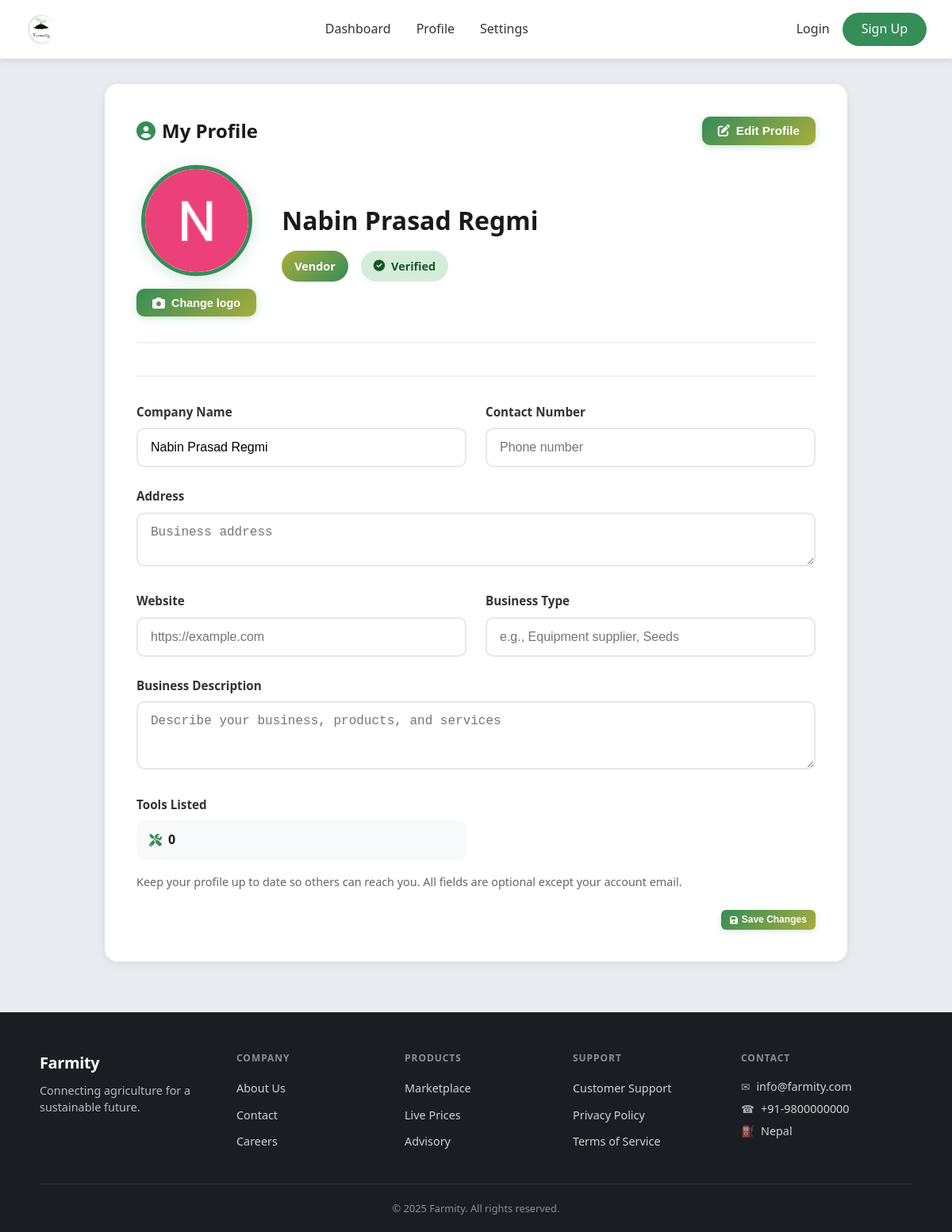
Before: /profile/ (signed in) with the older database file.
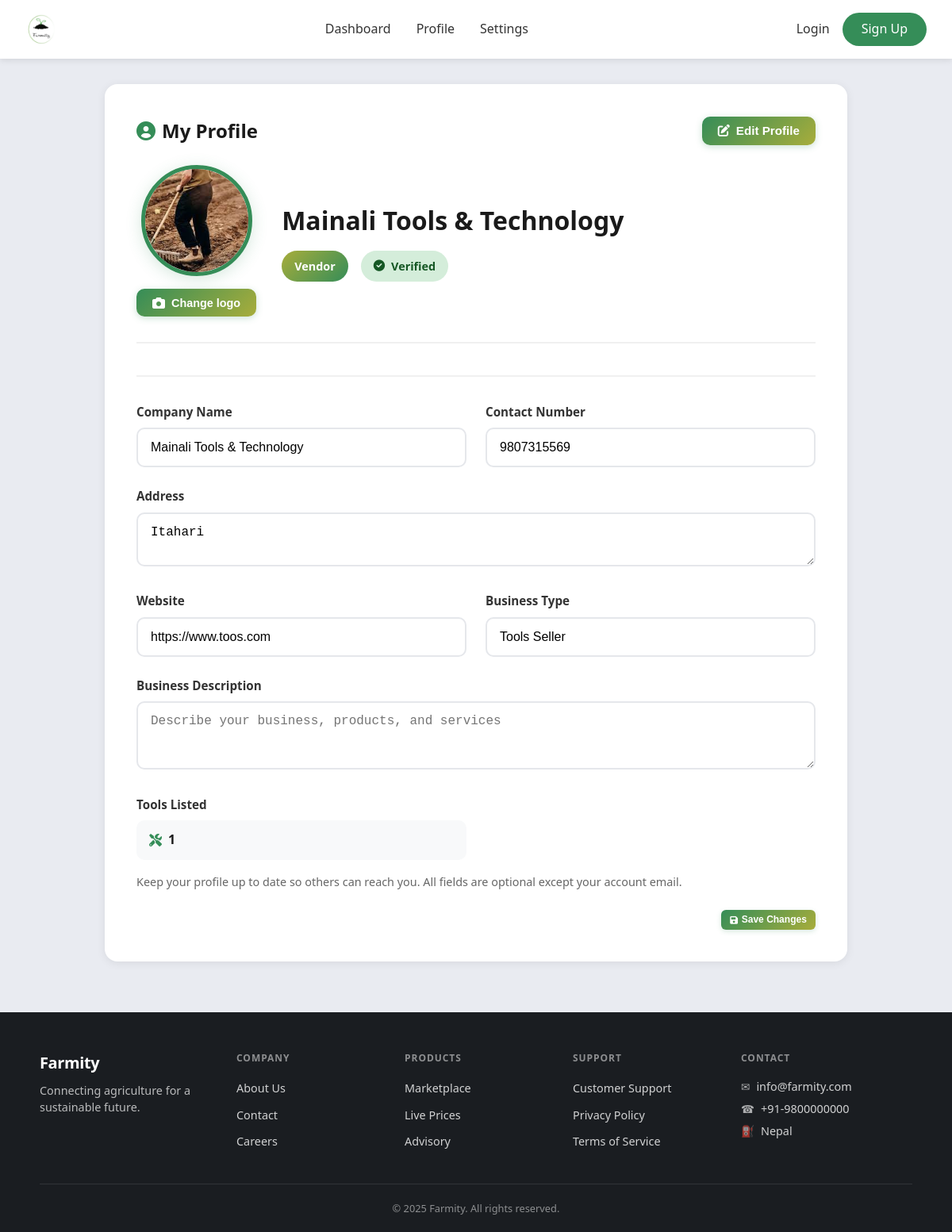
After: the same page with the newer database file.
### accounts/models.py (models this page shows, shortened)
class VendorProfile(models.Model):
    user = models.OneToOneField(User, on_delete=models.CASCADE, related_name='vendor_profile')
    company_name = models.CharField(max_length=255, blank=True, null=True)
    logo = models.ImageField(upload_to='vendor_logos/', blank=True, null=True)
    address = models.TextField(blank=True, null=True)
    contact = models.CharField(max_length=20, blank=True, null=True)
    website = models.URLField(max_length=255, blank=True, null=True)
    business_type = models.CharField(max_length=100, blank=True, null=True, help_text="e.g., Equipment supplier, Seeds & fertilizers")
    description = models.TextField(blank=True, null=True, help_text="Business description")
    previous_released_amount = models.DecimalField(
        max_digits=12, decimal_places=2, default=0, blank=True,
        help_text="Earnings already released by admin before system tracking (e.g. 300)"
    )

class User(AbstractBaseUser, PermissionsMixin):
    ROLE_CHOICES = (
        ('admin', 'Admin'),
        ('buyer', 'Buyer'),
        ('farmer', 'Farmer'),
        ('agricultural_expert', 'Agricultural Expert'),
        ('vendor', 'Vendor'),
    )
    email = models.EmailField(unique=True)
    phone = models.CharField(max_length=10, unique=True, blank=True, null=True)
    role = models.CharField(max_length=20, choices=ROLE_CHOICES, default='buyer')
    is_active = models.BooleanField(default=True)
    email_verified = models.BooleanField(default=False)
    is_verified = models.BooleanField(default=False)
    is_staff = models.BooleanField(default=False)
    date_joined = models.DateTimeField(auto_now_add=True)
    objects = UserManager()
    USERNAME_FIELD = 'email'
    REQUIRED_FIELDS = []

### accounts/views.py (the view, shortened to what this page needs)
# urls.py: path('profile/', profile_page, name='profile'),
@login_required
def profile_page(request):
    user = request.user
    context = {}
    _ensure_role_profile(user)
    if user.role == 'farmer':
        profile, _ = FarmerProfile.objects.get_or_create(user=user)
        if request.method == 'POST':
            if 'update_photo' in request.POST:
                photo_file = request.FILES.get('photo')
                if photo_file:
                    profile.photo = photo_file
                    profile.save()
                    messages.success(request, 'Profile picture updated successfully!')
                else:
                    messages.error(request, 'Please select an image file.')
                return redirect('profile')
            elif 'update_profile' in request.POST:
                profile.name = request.POST.get('name', profile.name)
                profile.location = request.POST.get('location', profile.location)
                profile.contact = request.POST.get('contact', profile.contact)
                profile.farm_size = request.POST.get('farm_size', profile.farm_size)
                profile.crop_types = request.POST.get('crop_types', profile.crop_types)
                profile.livestock_details = request.POST.get('livestock_details', profile.livestock_details)
                profile.save()
                messages.success(request, 'Profile updated successfully!')
                return redirect('profile')
        context['profile'] = profile
    elif user.role == 'vendor':
        profile, _ = VendorProfile.objects.get_or_create(user=user)
        from .models import VendorTool
        context['profile'] = profile
        context['tools_count'] = VendorTool.objects.filter(vendor=profile).count()
    context['role_display'] = (user.role or '').replace('_', ' ').title()
    return render(request, 'profile_details.html', context)

### templates/profile_details.html (shortened to what this page needs)
<!DOCTYPE html>
<html lang="en">
<head>
    <link rel="stylesheet" href="/static/css/style.css">
    <link href="https://cdnjs.cloudflare.com/ajax/libs/font-awesome/6.0.0/css/all.min.css" rel="stylesheet">
</head>
<body>
    <header class="main-header">
        <div class="header-container">
            <div class="logo">
                <a href="/" style="display: flex; align-items: center; gap: 0.5rem; text-decoration: none; color: inherit;">
                    <img src="/static/images/Farmity%20logo.png" alt="Farmity Logo" class="logo-img" onerror="this.style.display='none'; this.nextElementSibling.style.display='flex';">
                </a>
            </div>
            <nav class="main-nav">
                {% if request.user.role == 'farmer' %}
                <a href="{% url 'farmer_dashboard' %}">Dashboard</a>
                {% elif request.user.role == 'buyer' %}
                <a href="{% url 'user_dashboard' %}">Dashboard</a>
                {% elif request.user.role == 'vendor' %}
                <a href="{% url 'vendor_dashboard' %}">Dashboard</a>
                {% elif request.user.role == 'agricultural_expert' %}
                <a href="{% url 'expert_dashboard' %}">Dashboard</a>
                {% elif request.user.role == 'admin' and request.user.is_staff %}
                <a href="{% url 'admin_dashboard' %}">Admin</a>
                {% else %}
                <a href="{% url 'dashboard' %}">Dashboard</a>
                {% endif %}
                <a href="{% url 'profile' %}">Profile</a>
                <a href="{% url 'settings' %}">Settings</a>
            </nav>
            <div class="header-actions" id="headerActions">
                <div id="authButtons" class="auth-buttons"></div>
            </div>
        </div>
    </header>
    <main class="main-content">
        <div class="profile-card">
            <div class="section-title">
                <span><i class="fas fa-user-circle" style="color: var(--sea-green); margin-right: 0.5rem;"></i>My Profile</span>
                <button type="button" id="profileEditBtn" class="btn-edit-profile" onclick="toggleProfileEdit()">
                    <i class="fas fa-edit"></i> Edit Profile
                </button>
            </div>
            <div class="profile-header">
                <div class="profile-img-area">
                    {% if request.user.role == 'vendor' %}
                        {% if profile.logo %}
                            <img src="{{ profile.logo.url }}" alt="Profile" class="profile-img-large">
                        {% else %}
                            <div class="profile-img-large" style="display:flex;align-items:center;justify-content:center;background:linear-gradient(135deg, var(--sea-green) 0%, var(--sushi) 100%);font-size:3.5rem;color:white;">
                                <i class="fas fa-building"></i>
                            </div>
                        {% endif %}
                    {% endif %}
                    <form id="photoForm" method="POST" action="{% url 'profile' %}" enctype="multipart/form-data" class="change-photo-form">
                        <button type="button" class="btn-change-photo" onclick="document.getElementById('photoInput').click()">
                            <i class="fas fa-camera"></i> {% if request.user.role == 'vendor' %}Change logo{% else %}Change profile picture{% endif %}
                        </button>
                    </form>
                </div>
                <div class="profile-header-info">
                    <h2>
                        {% if request.user.role == 'vendor' %}
                            {{ profile.company_name|default:request.user.email }}
                        {% else %}
                            {{ profile.name|default:request.user.email }}
                        {% endif %}
                    </h2>
                    <div class="profile-badges">
                        <span class="role-badge">{{ role_display|default:request.user.role|title }}</span>
                        {% if request.user.is_verified %}
                            <span class="verified-badge">
                                <i class="fas fa-check-circle"></i> Verified
                            </span>
                        {% else %}
                            <span class="unverified-badge">
                                <i class="fas fa-exclamation-circle"></i> Unverified
                            </span>
                        {% endif %}
                    </div>
                </div>
            </div>
            <form method="POST" action="{% url 'profile' %}" enctype="multipart/form-data" class="profile-form-section" id="profileForm" style="">
                <div class="profile-form-grid">
                    {% if request.user.role == 'farmer' %}
                    <div class="edit-card form-group">
                        <span class="profile-info-label">Email Address</span>
                        <div class="read-only-field"><i class="fas fa-envelope" style="color: var(--sea-green);"></i> {{ request.user.email }}</div>
                    </div>
                    <div class="edit-card form-group">
                        <span class="profile-info-label">Name</span>
                        <input type="text" name="name" class="form-control" value="{{ profile.name|default:'' }}" placeholder="Full name">
                    </div>
                    <div class="edit-card form-group">
                        <span class="profile-info-label">Contact</span>
                        <input type="text" name="contact" class="form-control" value="{{ profile.contact|default:'' }}" placeholder="Phone number">
                    </div>
                    <div class="edit-card form-group">
                        <span class="profile-info-label">Location</span>
                        <input type="text" name="location" class="form-control" value="{{ profile.location|default:'' }}" placeholder="Farm location">
                    </div>
                    <div class="edit-card form-group">
                        <span class="profile-info-label">Farm Size</span>
                        <input type="text" name="farm_size" class="form-control" value="{{ profile.farm_size|default:'' }}" placeholder="e.g., 5 acres">
                    </div>
                    <div class="edit-card form-group">
                        <span class="profile-info-label">Member Since</span>
                        <div class="read-only-field"><i class="fas fa-calendar" style="color: var(--sea-green);"></i> {{ request.user.date_joined|date:"M d, Y" }}</div>
                    </div>
                    <div class="edit-card form-group form-group-full">
                        <span class="profile-info-label">Main Crops (comma separated)</span>
                        <input type="text" name="crop_types" class="form-control" value="{{ profile.crop_types|default:'' }}" placeholder="e.g., Wheat, Rice, Corn">
                    </div>
                    <div class="edit-card form-group form-group-full">
                        <span class="profile-info-label">Livestock Details</span>
                        <input type="text" name="livestock_details" class="form-control" value="{{ profile.livestock_details|default:'' }}" placeholder="e.g., 10 cows, 20 chickens">
                    </div>
                    {% elif request.user.role == 'vendor' %}
                    <div class="form-group">
                        <label>Company Name</label>
                        <input type="text" name="company_name" class="form-control" value="{{ profile.company_name|default:'' }}" placeholder="Company or business name">
                    </div>
                    <div class="form-group">
                        <label>Contact Number</label>
                        <input type="text" name="contact" class="form-control" value="{{ profile.contact|default:'' }}" placeholder="Phone number">
                    </div>
                    <div class="form-group form-group-full">
                        <label>Address</label>
                        <textarea name="address" class="form-control" rows="2" placeholder="Business address">{{ profile.address|default:'' }}</textarea>
                    </div>
                    <div class="form-group">
                        <label>Website</label>
                        <input type="url" name="website" class="form-control" value="{{ profile.website|default:'' }}" placeholder="https://example.com">
                    </div>
                    <div class="form-group">
                        <label>Business Type</label>
                        <input type="text" name="business_type" class="form-control" value="{{ profile.business_type|default:'' }}" placeholder="e.g., Equipment supplier, Seeds">
                    </div>
                    <div class="form-group form-group-full">
                        <label>Business Description</label>
                        <textarea name="description" class="form-control" rows="3" placeholder="Describe your business, products, and services">{{ profile.description|default:'' }}</textarea>
                    </div>
                    {% if tools_count is not None %}
                    <div class="form-group">
                        <label>Tools Listed</label>
                        <div class="read-only-field">
                            <i class="fas fa-tools"></i>
                            {{ tools_count }}
                        </div>
                    </div>
                    {% endif %}
                    {% endif %}
                </div>
                <p style="margin-top:1rem; font-size:0.9rem; color:#666;">Keep your profile up to date so others can reach you. All fields are optional except your account email.</p>
                <div class="form-actions" style="margin-top: 1.5rem;">
                    <button type="submit" class="btn-save-profile">
                        <i class="fas fa-save"></i> Save Changes
                    </button>
                </div>
            </form>
        </div>
    </main>
    <footer class="main-footer">
        <div class="footer-container">
            <div class="footer-brand">
                <div class="footer-brand-name">Farmity</div>
                <p class="footer-tagline">Connecting agriculture for a sustainable future.</p>
            </div>
            <div class="footer-section">
                <h4>Company</h4>
                <ul>
                    <li><a href="#">About Us</a></li>
                    <li><a href="#">Contact</a></li>
                    <li><a href="#">Careers</a></li>
                </ul>
            </div>
            <div class="footer-section">
                <h4>Products</h4>
                <ul>
                    <li><a href="#">Marketplace</a></li>
                    <li><a href="#">Live Prices</a></li>
                    <li><a href="#">Advisory</a></li>
                </ul>
            </div>
            <div class="footer-section">
                <h4>Support</h4>
                <ul>
                    <li><a href="{% url 'support_hub' %}">Customer Support</a></li>
                    <li><a href="#">Privacy Policy</a></li>
                    <li><a href="#">Terms of Service</a></li>
                </ul>
            </div>
            <div class="footer-section">
                <h4>Contact</h4>
                <p class="footer-contact"><span class="footer-contact-icon">&#9993;</span> info@farmity.com</p>
                <p class="footer-contact"><span class="footer-contact-icon">&#9742;</span> +91-9800000000</p>
                <p class="footer-contact"><span class="footer-contact-icon">&#9981;</span> Nepal</p>
            </div>
        </div>
        <div class="footer-bottom">
            <p>© 2025 Farmity. All rights reserved.</p>
        </div>
    </footer>
</body>
</html>

Changed rows visible on the page:
changed VendorProfile: logo: a different picture; company_name "Nabin Prasad Regmi" → "Mainali Tools & Technology"; contact (not shown) → "9807315569"; address (not shown) → "Itahari"; website (not shown) → "https://www.toos.com"; business_type (not shown) → "Tools Seller"
Other visible differences:
{{ tools_count }}: "0" → "1"
